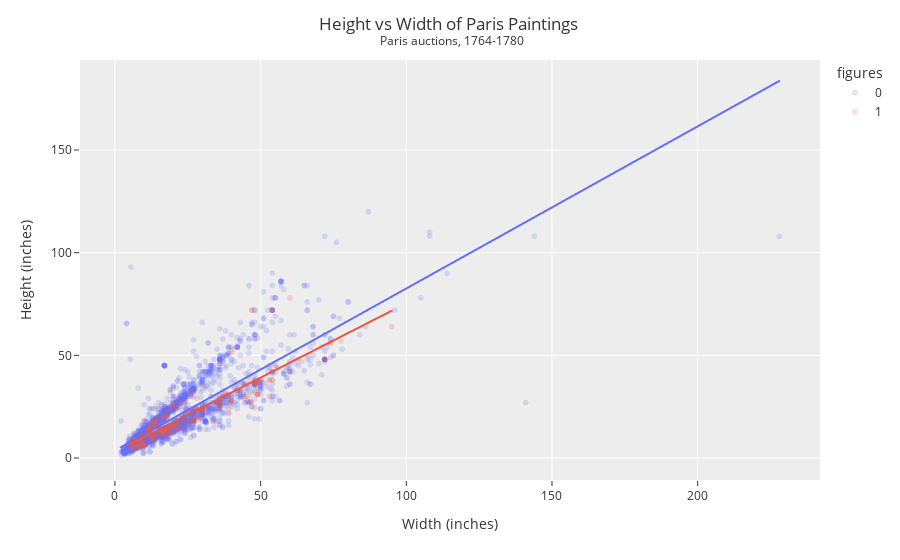

Notebook source saved alongside this figure:
### Markdown cell above
**The data is skewed towards the '0' value (commonly associated with no/false) in comparison to the '1' value (commonly associated with yes/true).**

### Code cell
##DF['figures'] = DF['figures'].apply(lambda x: str(x))

fig_5 = px.scatter(DF,
                 x='Width_in',
                 y="Height_in",
                 color='figures',
                 opacity=0.2,
                 trendline='ols')

fig_5.update_layout(template="ggplot2",
                  title='Height vs Width of Paris Paintings <br><sup> Paris auctions, 1764-1780</sup>',
                  title_x=0.5,
                  xaxis_title="Width (inches)",
                  yaxis_title="Height (inches)")

fig_5.show()

### Figure 1 — Plotly figure (JSON) as saved in the notebook; plotly's stock layout.template omitted (floating-point values rounded to 4 significant figures; data arrays with more than 128 entries replaced by an {"elided": "..."} marker saying what was removed)
{"data": [{"hovertemplate": "figures=0<br>Width_in=%{x}<br>Height_in=%{y}<extra></extra>", "legendgroup": "0", "marker": {"color": "#636efa", "opacity": 0.2, "symbol": "circle"}, "mode": "markers", "name": "0", "showlegend": true, "type": "scattergl", "x": {"elided": "3161 float values"}, "xaxis": "x", "y": {"elided": "3161 float values"}, "yaxis": "y"}, {"hovertemplate": "<b>OLS trendline</b><br>Height_in = 0.789575 * Width_in + 3.60169<br>R<sup>2</sup>=0.679827<br><br>figures=0<br>Width_in=%{x}<br>Height_in=%{y} <b>(trend)</b><extra></extra>", "legendgroup": "0", "marker": {"color": "#636efa", "symbol": "circle"}, "mode": "lines", "name": "0", "showlegend": false, "type": "scattergl", "x": {"elided": "2910 float values"}, "xaxis": "x", "y": {"elided": "2910 float values"}, "yaxis": "y"}, {"hovertemplate": "figures=1<br>Width_in=%{x}<br>Height_in=%{y}<extra></extra>", "legendgroup": "1", "marker": {"color": "#EF553B", "opacity": 0.2, "symbol": "circle"}, "mode": "markers", "name": "1", "showlegend": true, "type": "scattergl", "x": {"elided": "232 float values"}, "xaxis": "x", "y": {"elided": "232 float values"}, "yaxis": "y"}, {"hovertemplate": "<b>OLS trendline</b><br>Height_in = 0.723496 * Width_in + 2.97467<br>R<sup>2</sup>=0.756671<br><br>figures=1<br>Width_in=%{x}<br>Height_in=%{y} <b>(trend)</b><extra></extra>", "legendgroup": "1", "marker": {"color": "#EF553B", "symbol": "circle"}, "mode": "lines", "name": "1", "showlegend": false, "type": "scattergl", "x": {"elided": "225 float values"}, "xaxis": "x", "y": {"elided": "225 float values"}, "yaxis": "y"}], "layout": {"legend": {"title": {"text": "figures"}, "tracegroupgap": 0}, "margin": {"t": 60}, "title": {"text": "Height vs Width of Paris Paintings <br><sup> Paris auctions, 1764-1780</sup>", "x": 0.5}, "xaxis": {"anchor": "y", "domain": [0, 1], "title": {"text": "Width (inches)"}}, "yaxis": {"anchor": "x", "domain": [0, 1], "title": {"text": "Height (inches)"}}}}
